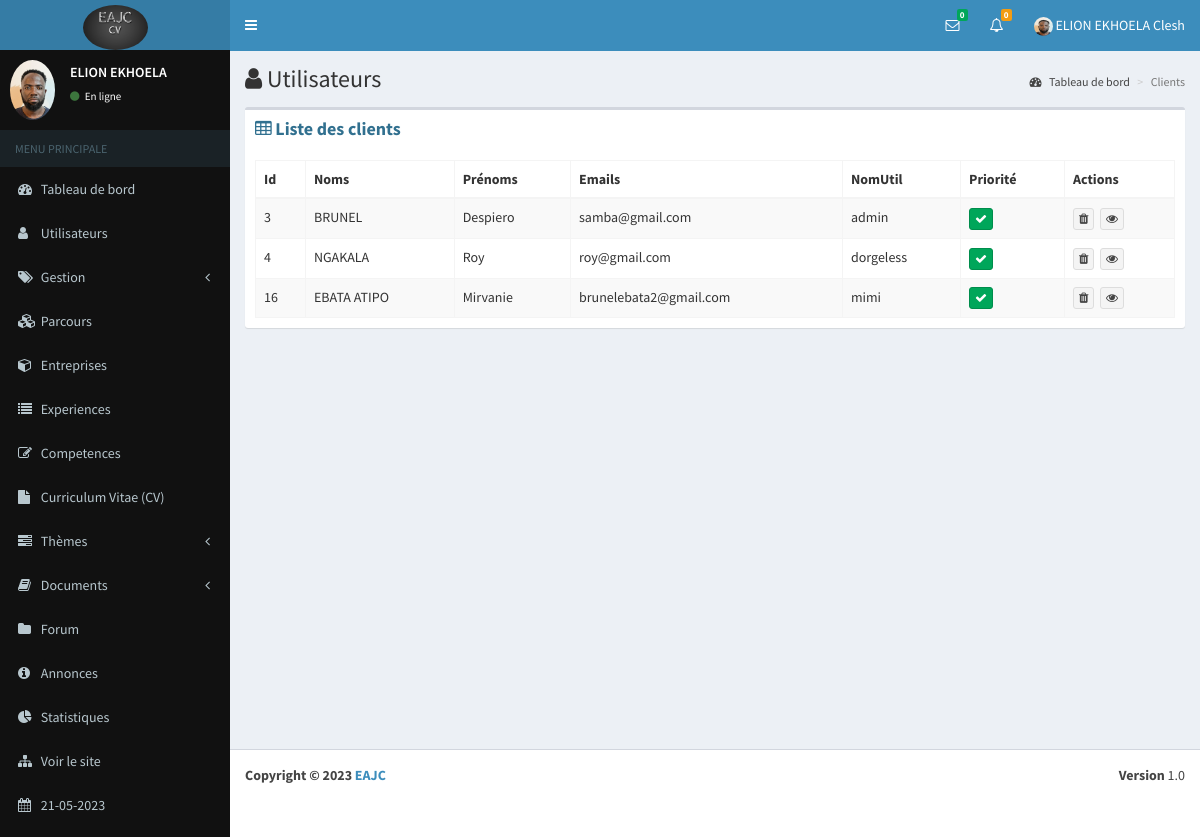
Screenshot of /auth/customers (signed in) with the database file from the repository.
### eab/models.py (models this page shows, shortened)
class Parametre(models.Model):
    appname=models.CharField(max_length=100)
    appeditor=models.CharField(max_length=200)
    phone=models.CharField(max_length=200, null=True)
    email=models.CharField(max_length=200, null=True)
    version=models.CharField(max_length=10, null=True)
    devise=models.CharField(max_length=10, null=True)
    COLORS=[
        ('primary','primary'),
        ('info','info'),
        ('success','success'),
        ('danger','danger'),
        ('secondary','secondary'),
        ('dark','dark'),
    ]
    theme=models.CharField(max_length=200, null=True, choices=COLORS)
    logo=models.ImageField(upload_to="media", null=True, blank=True)
    width_logo=models.CharField(max_length=3, null=True)
    height_logo=models.TextField(max_length=3, null=True)

class Profile(models.Model):
    user=models.OneToOneField(User, on_delete=models.CASCADE)
    phone=models.CharField(max_length=100)
    address=models.TextField()
    photo=models.ImageField(upload_to="media", null=True, blank=True)
    SEX=[
        ('Masculin','Masculin'),
        ('Feminin','Feminin')
    ]
    gender=models.CharField(max_length=100, null=True, choices=SEX)
    droitmes=models.BooleanField(default=False, null=True)
    status=models.BooleanField(default=False, null=True)
    apropos=models.TextField(null=True)
    profession=models.CharField(max_length=50, null=True)
    VARIABLE=[
        ('Visible','Visible'),
        ('Invisible','Invisible')
    ]
    vform=models.CharField(max_length=100, null=True, choices=VARIABLE, default="Visible")
    vep=models.CharField(max_length=100, null=True, choices=VARIABLE)
    vcomp=models.CharField(max_length=100, null=True, choices=VARIABLE)
    vaform=models.CharField(max_length=100, null=True, choices=VARIABLE)
    priority=models.BooleanField(null=True,default=False)

### app_auth/decorator.py (the view)
        def wrapper_func(request, *args, **kwargs):
            group=None
            if request.user.groups.exists():
                group=request.user.groups.all()[0].name
            if group in allowed_roles:
                return view_func(request, *args, **kwargs)
            else:
                return HttpResponse("Vous n'êtes pas autorisés à acceder à cette page")

### app_auth/decorator.py (called while the page is built)
def allowed_users(allowed_roles=[]):
    def decorator(view_func):
        def wrapper_func(request, *args, **kwargs):
            group=None
            if request.user.groups.exists():
                group=request.user.groups.all()[0].name
            if group in allowed_roles:
                return view_func(request, *args, **kwargs)
            else:
                return HttpResponse("Vous n'êtes pas autorisés à acceder à cette page")
        return wrapper_func
    return decorator

### app_auth/views.py (called while the page is built, shortened)
def parametre():
    try:
        parametre=Parametre.objects.all()[0]
    except Exception as e:
        parametre=None
    if parametre == None :
        return redirect("maintenance")
    else:
        return parametre

def new_message( request):
    contacts=Contact.objects.filter(statut=0, status=1).order_by("-id")
    tabUsers=[]
    tabIdUser=[]
    for contact in contacts:
        diccode=eval(contact.codes)
    tab=[]
    for i in tabIdUser:
        if i not in tab:
            tab.append(i)
    dic={}
    for i in tab:
        nombre=0
        for k in tabIdUser:
            if i==k:
                nombre=nombre+1
        dic[i]=nombre
    tabMessages=[]
    tabs=[]
    return tabMessages

def nbnew_message(request):
    contacts=Contact.objects.filter(statut=0, status=1).order_by("-id")
    count=0
    for contact in contacts:
        diccode=eval(contact.codes)
        if diccode["user1"]==request.user.id:
            count=count+1
    return count

def nbnew_answer(request):
    questions=Question.objects.filter(user_id=request.user.id)
    number=0
    for question in questions:
        answers=Answer.objects.filter(question_id=question.id, status=0)
        for answer in answers:
            if answer.user_id != request.user.id:
                number+=1
    return number

@login_required(login_url='connection/login')
@allowed_users(allowed_roles=['admin'])
def customers(request):
    date=datetime.datetime.now()
    tabusers=[]
    users=User.objects.all()
    for user in users:
        if user.groups.exists():
            group=user.groups.all()[0].name
            if group=="customer":
                tabusers.append(user)
    context={
        "tabusers":tabusers,
        "date":date,
        "parametre":parametre(),
        "countanswer":nbnew_answer(request),
        "count":nbnew_message(request),
        "users":new_message(request)
    }
    return render(request, "users/customers.html", context)

### app_auth/templates/users/customers.html (shortened to what this page needs)
{% extends 'global/base.html' %}
{% block content %}
      <div class="content-wrapper">
        <section class="content-header">
          <h1>
            <i class="fa fa-user"></i> Utilisateurs
          </h1>
          <ol class="breadcrumb">
            <li><a href="{% url 'dashboard' %}"><i class="fa fa-dashboard"></i> Tableau de bord</a></li>
            <li class="active">Clients</li>
          </ol>
        </section>
        <section class="content">
          <div class="row">
            <div class="col-xs-12">
              <div class="box">
                <div class="box-header">
                  <h3 class="box-title text-info"><i class="fa fa-table"></i> <b>Liste des clients</b> </h3>
                </div>
                <div class="box-body">
                  <table id="example1" class="table table-bordered table-striped">
                    <thead>
                      <tr class="bg-{{ parametre.theme }}">
                        <th>Id</th>
                        <th>Noms</th>
                        <th>Prénoms</th>
                        <th>Emails</th>
                        <th>NomUtil</th>
                        <th>Priorité</th>
                        <th>Actions</th>
                      </tr>
                    </thead>
                    <tbody>
                        {% for user in tabusers %}
                            <tr>
                                <td>{{ user.id }}</td>
                                <td>{{ user.last_name|upper }}</td>
                                <td>{{ user.first_name }}</td>
                                <td>{{ user.email }}</td>
                                <td>{{ user.username }}</td>
                                <td class="priority" id="{{ user.id }}">
                                    {% if user.profile %}
                                            {% if user.profile.priority == 0 %}
                                                <button class="btn btn-danger btn-xs"><i class="fa fa-remove"></i></button>
                                            {% else %}
                                                <button class="btn btn-success btn-xs"><i class="fa fa-check"></i></button>
                                            {% endif %}
                                        {% endif %}
                                </td>
                                <td>
                                    <a class="btn btn-default btn-xs" href="#" data-toggle="modal" data-target="#delModal{{ user.id }}"><i class="fa fa-trash"></i></a>&nbsp;
                                    <a href="{% url 'users/details_cus' user.id %}" title="Détails" class="btn btn-default btn-xs"><i class="fa fa-eye"></i></a>
                                </td>
                            </tr>
                        {% endfor %}
                    </tbody>
                  </table>
                </div>
              </div>
            </div>
          </div>
        </section>
      </div>
{% endblock %}

### eab/templates/global/navbar.html (shortened to what this page needs)
{% load static %}
<header class="main-header">
    <a href="{% url 'dashboard' %}" class="logo">
        {% if parametre.logo %}
        <img class="img-circle" src="{{ parametre.logo.url }}" width="{{ parametre.width_logo }}" height="{{ parametre.height_logo }}" alt="EAJC">
        {% else %}
        <h3><b>EAJC</b></h3>
        {% endif %}
    </a>
    <nav class="navbar navbar-static-top" role="navigation">
      <a href="#" class="sidebar-toggle" data-toggle="offcanvas" role="button">
      </a>
      <div class="navbar-custom-menu">
        <ul class="nav navbar-nav">
          <li class="dropdown messages-menu">
            <a href="#" class="dropdown-toggle" data-toggle="dropdown">
              <i class="fa fa-envelope-o"></i>
              <span class="label label-success">{{ count }}</span>
            </a>
          </li>
          <li class="dropdown notifications-menu">
            <a href="#" class="dropdown-toggle" data-toggle="dropdown">
              <i class="fa fa-bell-o"></i>
              <span class="label label-warning">{{ countanswer }}</span>
            </a>
          </li>
          <li class="dropdown user user-menu">
            <a href="#" class="dropdown-toggle" data-toggle="dropdown">
                {% if request.user.profile.photo %}
                <img class="img-circle" width="19" height="19" src="{{ request.user.profile.photo.url }}" alt="...">
                {% else %}
                <img class="img-circle" width="19" height="19" src="{% static 'dist/img/user.png' %}" alt="...">
                {% endif %}
              <span class="hidden-xs">{{ user.last_name }} {{ user.first_name }}</span>
            </a>
          </li>
        </ul>
      </div>
    </nav>
  </header>

### eab/templates/global/_nav.html (shortened to what this page needs)
{% load static %}
<aside class="main-sidebar bg-black">
    <section class="sidebar">
      <div class="user-panel">
        <div class="pull-left image">
            {% if request.user.profile.photo %}
            <img class="img-circle" src="{{ request.user.profile.photo.url }}" alt="...">
            {% else %}
            <img class="img-circle" width="60" height="50" src="{% static 'dist/img/user.png' %}" alt="...">
            {% endif %}
        </div>
        <div class="pull-left info">
          <p>{{ user.last_name }}</p>
          <a href="{% url 'users/profile' %}"><i class="fa fa-circle text-success"></i> En ligne</a>
        </div>
      </div>
      <ul class="sidebar-menu">
        <li class="header">MENU PRINCIPALE</li>
        <li><a href="{% url 'dashboard' %}"><i class="fa fa-dashboard"></i> <span>Tableau de bord</span></a></li>
        {% for group in request.user.groups.all %}
        {% if group.name == "admin" %}
        <li class="treeview">
          <a href="#">
            <i class="fa fa-user"></i>
            <span>Utilisateurs</span>
          </a>
        </li>
        <li class="treeview">
            <a href="#">
              <i class="fa fa-tags"></i> <span>Gestion</span>
              <i class="fa fa-angle-left pull-right"></i>
            </a>
        </li>
        <li><a href="{% url 'parcours/parcours' %}"><i class="fa fa-cubes"></i> Parcours</a></li>
        <li><a href="{% url 'entreprise/entreprises' %}"><i class="fa fa-cube"></i> <span>Entreprises</span></a></li>
        <li><a href="{% url 'experience/experiences' %}"><i class="fa fa-list"></i> <span>Experiences</span></a></li>
        <li><a href="{% url 'competence/competences' %}"><i class="fa fa-edit"></i> <span>Competences</span></a></li>
        <li><a href="{% url 'cv/recap' %}"><i class="fa fa-file"></i> <span>Curriculum Vitae (CV)</span></a></li>
        <li class="treeview">
          <a href="#">
            <i class="fa fa-tasks"></i> <span>Thèmes</span>
            <i class="fa fa-angle-left pull-right"></i>
          </a>
        </li>
        <li class="treeview">
          <a href="#">
            <i class="fa fa-book"></i> <span>Documents</span>
            <i class="fa fa-angle-left pull-right"></i>
          </a>
        </li>
        <li><a href="{% url 'question/questions' %}"><i class="fa fa-folder"></i> <span>Forum</span></a></li>
        <li><a href="{% url 'annonce/annonces' %}"><i class="fa fa-info-circle"></i> <span>Annonces</span></a></li>
        <li><a href="{% url 'statistique' %}"><i class="fa fa-pie-chart"></i> <span>Statistiques</span></a></li>
        <li><a href="{% url 'home' %}"><i class="fa fa-sitemap"></i> <span>Voir le site</span></a></li>
        <li><a href=""><i class="fa fa-calendar"></i> <span>{{ date|date:"d-m-Y" }}</span></a></li>
        {% endif %}
        {% endfor %}
      </ul>
    </section>
  </aside>

### eab/templates/global/footeradmin.html
<footer class="main-footer">
    <div class="pull-right hidden-xs">
      <b>Version</b> {{parametre.version}}
    </div>
    <strong>Copyright &copy; 2023 <a href="">{{parametre.appname}}</a></strong>
</footer>

### rows the page displays
Parametre: logo (picture), version "1.0", appname "EAJC"

### other values shown
{{ count }} "0"
{{ countanswer }} "0"
{{ user.last_name }} "ELION EKHOELA"
{{ user.first_name }} "Clesh"
{{ date|date:"d-m-Y" }} "21-05-2023"
{{ user.id }} "3"
{{ user.last_name|upper }} "BRUNEL"
{{ user.first_name }} "Despiero"
{{ user.email }} "samba@gmail.com"
{{ user.username }} "admin"
{{ user.id }} "4"
{{ user.last_name|upper }} "NGAKALA"
{{ user.first_name }} "Roy"
{{ user.email }} "roy@gmail.com"
{{ user.username }} "dorgeless"
